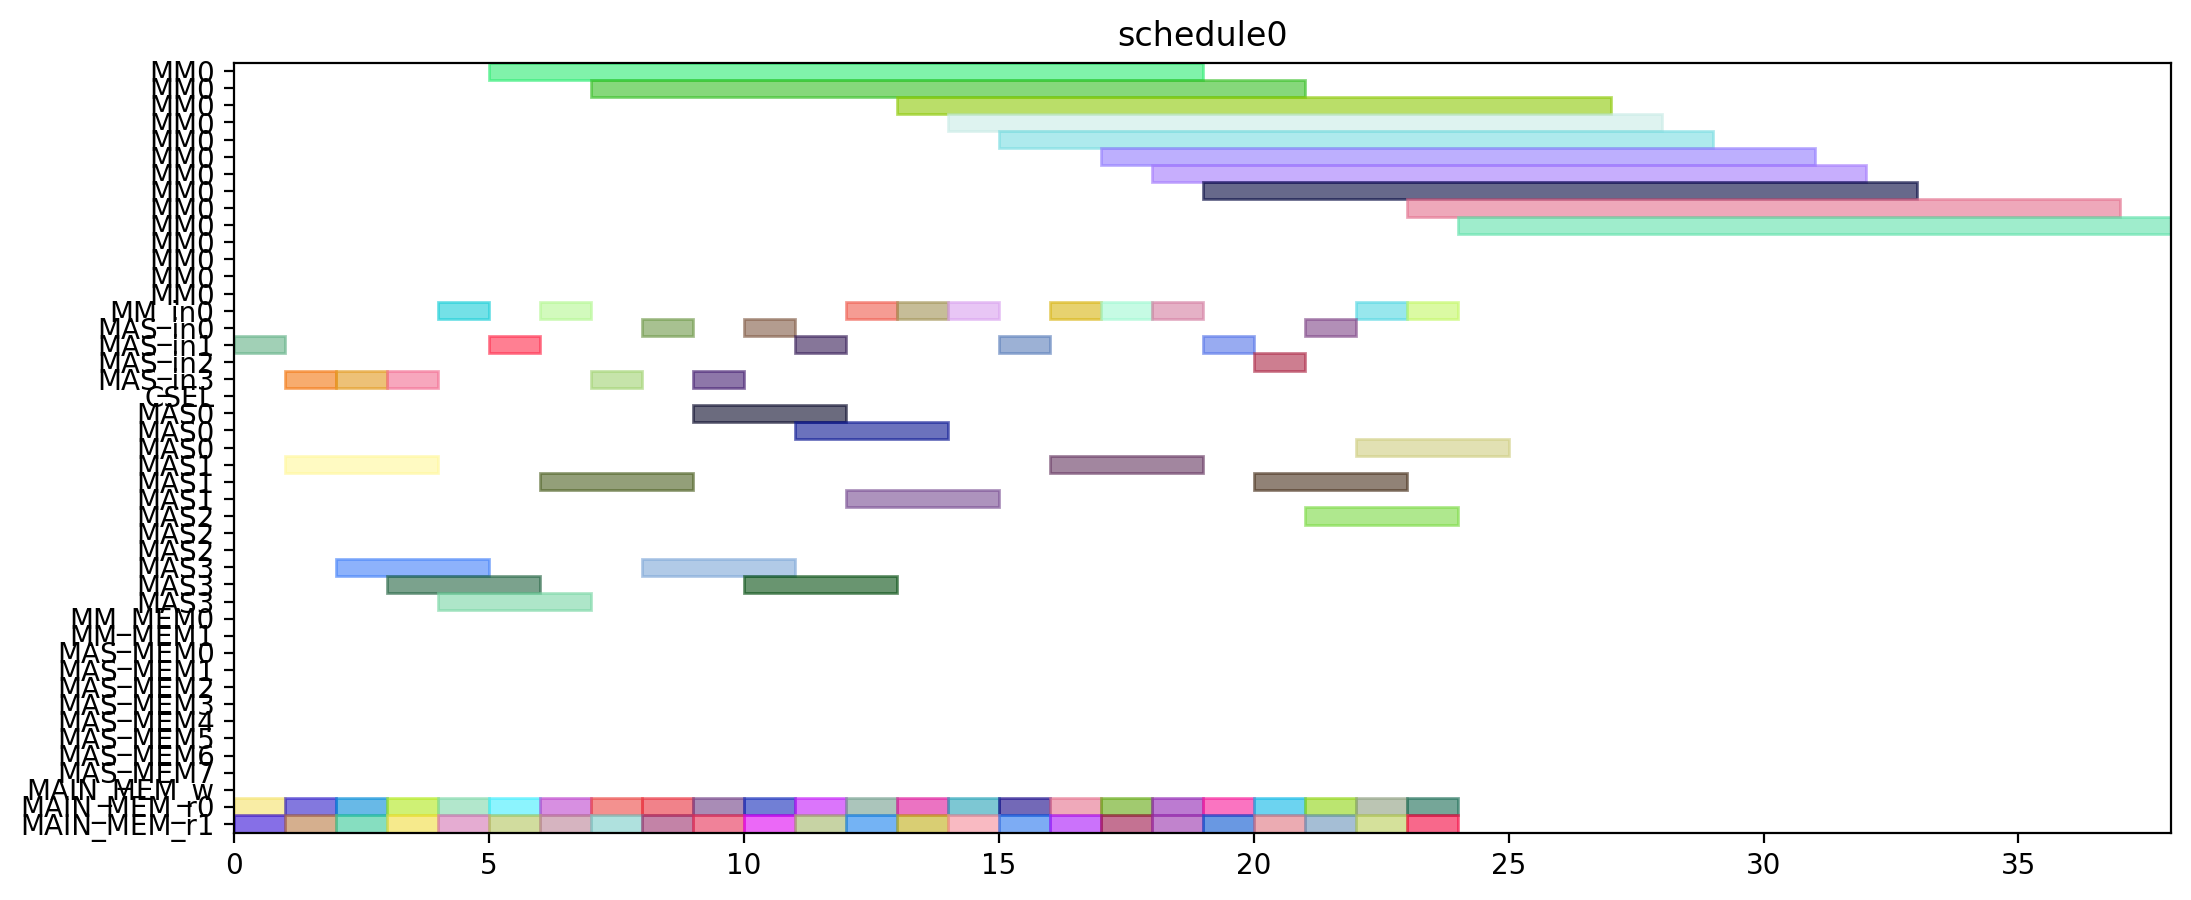

This chart was generated by the following Python code:
from pyschedule import Scenario, solvers, plotters, alt


def solve():
	horizon = 120
	S = Scenario("schedule0", horizon=horizon)

	# resource
	MM = S.Resources('MM', num=1, size=14)
	MM_in = S.Resources('MM_in', num=1)
	MAS_in = S.Resources('MAS_in', num=4)
	CSEL = S.Resource('CSEL')
	MAS = S.Resources('MAS', num=4, size=3, periods=range(1, horizon))
	MM_MEM = S.Resources('MM_MEM', num=2)
	MAS_MEM = S.Resources('MAS_MEM', num=8)
	MAIN_MEM_w = S.Resource('MAIN_MEM_w', size=1)
	MAIN_MEM_r = S.Resources('MAIN_MEM_r', num=2)

	# result of previous scheduling

	# new tasks
	t0_t0 = S.Task('t0_t0', length=3, delay_cost=1)
	t0_t0 += alt(MAS)
	t0_t0_in = S.Task('t0_t0_in', length=1, delay_cost=1)
	t0_t0_in += alt(MAS_in)
	S += t0_t0_in*MAS_in[0]<=t0_t0*MAS[0]

	S += t0_t0_in*MAS_in[1]<=t0_t0*MAS[1]

	S += t0_t0_in*MAS_in[2]<=t0_t0*MAS[2]

	S += t0_t0_in*MAS_in[3]<=t0_t0*MAS[3]

	t0_t0_mem0 = S.Task('t0_t0_mem0', length=1, delay_cost=1)
	t0_t0_mem0 += MAIN_MEM_r[0]
	S += t0_t0_mem0 <= t0_t0

	t0_t0_mem1 = S.Task('t0_t0_mem1', length=1, delay_cost=1)
	t0_t0_mem1 += MAIN_MEM_r[1]
	S += t0_t0_mem1 <= t0_t0

	t0_t1 = S.Task('t0_t1', length=3, delay_cost=1)
	t0_t1 += alt(MAS)
	t0_t1_in = S.Task('t0_t1_in', length=1, delay_cost=1)
	t0_t1_in += alt(MAS_in)
	S += t0_t1_in*MAS_in[0]<=t0_t1*MAS[0]

	S += t0_t1_in*MAS_in[1]<=t0_t1*MAS[1]

	S += t0_t1_in*MAS_in[2]<=t0_t1*MAS[2]

	S += t0_t1_in*MAS_in[3]<=t0_t1*MAS[3]

	t0_t1_mem0 = S.Task('t0_t1_mem0', length=1, delay_cost=1)
	t0_t1_mem0 += MAIN_MEM_r[0]
	S += t0_t1_mem0 <= t0_t1

	t0_t1_mem1 = S.Task('t0_t1_mem1', length=1, delay_cost=1)
	t0_t1_mem1 += MAIN_MEM_r[1]
	S += t0_t1_mem1 <= t0_t1

	t0_t3 = S.Task('t0_t3', length=14, delay_cost=1)
	t0_t3 += alt(MM)
	t0_t3_in = S.Task('t0_t3_in', length=1, delay_cost=1)
	t0_t3_in += alt(MM_in)
	S += t0_t3_in*MM_in[0]<=t0_t3*MM[0]
	t0_t3_mem0 = S.Task('t0_t3_mem0', length=1, delay_cost=1)
	t0_t3_mem0 += MAIN_MEM_r[0]
	S += t0_t3_mem0 <= t0_t3

	t0_t3_mem1 = S.Task('t0_t3_mem1', length=1, delay_cost=1)
	t0_t3_mem1 += MAIN_MEM_r[1]
	S += t0_t3_mem1 <= t0_t3

	t10 = S.Task('t10', length=3, delay_cost=1)
	t10 += alt(MAS)
	t10_in = S.Task('t10_in', length=1, delay_cost=1)
	t10_in += alt(MAS_in)
	S += t10_in*MAS_in[0]<=t10*MAS[0]

	S += t10_in*MAS_in[1]<=t10*MAS[1]

	S += t10_in*MAS_in[2]<=t10*MAS[2]

	S += t10_in*MAS_in[3]<=t10*MAS[3]

	t10_mem0 = S.Task('t10_mem0', length=1, delay_cost=1)
	t10_mem0 += MAIN_MEM_r[0]
	S += t10_mem0 <= t10

	t10_mem1 = S.Task('t10_mem1', length=1, delay_cost=1)
	t10_mem1 += MAIN_MEM_r[1]
	S += t10_mem1 <= t10

	t11 = S.Task('t11', length=3, delay_cost=1)
	t11 += alt(MAS)
	t11_in = S.Task('t11_in', length=1, delay_cost=1)
	t11_in += alt(MAS_in)
	S += t11_in*MAS_in[0]<=t11*MAS[0]

	S += t11_in*MAS_in[1]<=t11*MAS[1]

	S += t11_in*MAS_in[2]<=t11*MAS[2]

	S += t11_in*MAS_in[3]<=t11*MAS[3]

	t11_mem0 = S.Task('t11_mem0', length=1, delay_cost=1)
	t11_mem0 += MAIN_MEM_r[0]
	S += t11_mem0 <= t11

	t11_mem1 = S.Task('t11_mem1', length=1, delay_cost=1)
	t11_mem1 += MAIN_MEM_r[1]
	S += t11_mem1 <= t11

	t3_t0 = S.Task('t3_t0', length=14, delay_cost=1)
	t3_t0 += alt(MM)
	t3_t0_in = S.Task('t3_t0_in', length=1, delay_cost=1)
	t3_t0_in += alt(MM_in)
	S += t3_t0_in*MM_in[0]<=t3_t0*MM[0]
	t3_t0_mem0 = S.Task('t3_t0_mem0', length=1, delay_cost=1)
	t3_t0_mem0 += MAIN_MEM_r[0]
	S += t3_t0_mem0 <= t3_t0

	t3_t0_mem1 = S.Task('t3_t0_mem1', length=1, delay_cost=1)
	t3_t0_mem1 += MAIN_MEM_r[1]
	S += t3_t0_mem1 <= t3_t0

	t3_t1 = S.Task('t3_t1', length=14, delay_cost=1)
	t3_t1 += alt(MM)
	t3_t1_in = S.Task('t3_t1_in', length=1, delay_cost=1)
	t3_t1_in += alt(MM_in)
	S += t3_t1_in*MM_in[0]<=t3_t1*MM[0]
	t3_t1_mem0 = S.Task('t3_t1_mem0', length=1, delay_cost=1)
	t3_t1_mem0 += MAIN_MEM_r[0]
	S += t3_t1_mem0 <= t3_t1

	t3_t1_mem1 = S.Task('t3_t1_mem1', length=1, delay_cost=1)
	t3_t1_mem1 += MAIN_MEM_r[1]
	S += t3_t1_mem1 <= t3_t1

	t3_t2 = S.Task('t3_t2', length=3, delay_cost=1)
	t3_t2 += alt(MAS)
	t3_t2_in = S.Task('t3_t2_in', length=1, delay_cost=1)
	t3_t2_in += alt(MAS_in)
	S += t3_t2_in*MAS_in[0]<=t3_t2*MAS[0]

	S += t3_t2_in*MAS_in[1]<=t3_t2*MAS[1]

	S += t3_t2_in*MAS_in[2]<=t3_t2*MAS[2]

	S += t3_t2_in*MAS_in[3]<=t3_t2*MAS[3]

	t3_t2_mem0 = S.Task('t3_t2_mem0', length=1, delay_cost=1)
	t3_t2_mem0 += MAIN_MEM_r[0]
	S += t3_t2_mem0 <= t3_t2

	t3_t2_mem1 = S.Task('t3_t2_mem1', length=1, delay_cost=1)
	t3_t2_mem1 += MAIN_MEM_r[1]
	S += t3_t2_mem1 <= t3_t2

	t3_t3 = S.Task('t3_t3', length=3, delay_cost=1)
	t3_t3 += alt(MAS)
	t3_t3_in = S.Task('t3_t3_in', length=1, delay_cost=1)
	t3_t3_in += alt(MAS_in)
	S += t3_t3_in*MAS_in[0]<=t3_t3*MAS[0]

	S += t3_t3_in*MAS_in[1]<=t3_t3*MAS[1]

	S += t3_t3_in*MAS_in[2]<=t3_t3*MAS[2]

	S += t3_t3_in*MAS_in[3]<=t3_t3*MAS[3]

	t3_t3_mem0 = S.Task('t3_t3_mem0', length=1, delay_cost=1)
	t3_t3_mem0 += MAIN_MEM_r[0]
	S += t3_t3_mem0 <= t3_t3

	t3_t3_mem1 = S.Task('t3_t3_mem1', length=1, delay_cost=1)
	t3_t3_mem1 += MAIN_MEM_r[1]
	S += t3_t3_mem1 <= t3_t3

	t4_t0 = S.Task('t4_t0', length=3, delay_cost=1)
	t4_t0 += alt(MAS)
	t4_t0_in = S.Task('t4_t0_in', length=1, delay_cost=1)
	t4_t0_in += alt(MAS_in)
	S += t4_t0_in*MAS_in[0]<=t4_t0*MAS[0]

	S += t4_t0_in*MAS_in[1]<=t4_t0*MAS[1]

	S += t4_t0_in*MAS_in[2]<=t4_t0*MAS[2]

	S += t4_t0_in*MAS_in[3]<=t4_t0*MAS[3]

	t4_t0_mem0 = S.Task('t4_t0_mem0', length=1, delay_cost=1)
	t4_t0_mem0 += MAIN_MEM_r[0]
	S += t4_t0_mem0 <= t4_t0

	t4_t0_mem1 = S.Task('t4_t0_mem1', length=1, delay_cost=1)
	t4_t0_mem1 += MAIN_MEM_r[1]
	S += t4_t0_mem1 <= t4_t0

	t4_t1 = S.Task('t4_t1', length=3, delay_cost=1)
	t4_t1 += alt(MAS)
	t4_t1_in = S.Task('t4_t1_in', length=1, delay_cost=1)
	t4_t1_in += alt(MAS_in)
	S += t4_t1_in*MAS_in[0]<=t4_t1*MAS[0]

	S += t4_t1_in*MAS_in[1]<=t4_t1*MAS[1]

	S += t4_t1_in*MAS_in[2]<=t4_t1*MAS[2]

	S += t4_t1_in*MAS_in[3]<=t4_t1*MAS[3]

	t4_t1_mem0 = S.Task('t4_t1_mem0', length=1, delay_cost=1)
	t4_t1_mem0 += MAIN_MEM_r[0]
	S += t4_t1_mem0 <= t4_t1

	t4_t1_mem1 = S.Task('t4_t1_mem1', length=1, delay_cost=1)
	t4_t1_mem1 += MAIN_MEM_r[1]
	S += t4_t1_mem1 <= t4_t1

	t4_t3 = S.Task('t4_t3', length=14, delay_cost=1)
	t4_t3 += alt(MM)
	t4_t3_in = S.Task('t4_t3_in', length=1, delay_cost=1)
	t4_t3_in += alt(MM_in)
	S += t4_t3_in*MM_in[0]<=t4_t3*MM[0]
	t4_t3_mem0 = S.Task('t4_t3_mem0', length=1, delay_cost=1)
	t4_t3_mem0 += MAIN_MEM_r[0]
	S += t4_t3_mem0 <= t4_t3

	t4_t3_mem1 = S.Task('t4_t3_mem1', length=1, delay_cost=1)
	t4_t3_mem1 += MAIN_MEM_r[1]
	S += t4_t3_mem1 <= t4_t3

	t5_t0 = S.Task('t5_t0', length=14, delay_cost=1)
	t5_t0 += alt(MM)
	t5_t0_in = S.Task('t5_t0_in', length=1, delay_cost=1)
	t5_t0_in += alt(MM_in)
	S += t5_t0_in*MM_in[0]<=t5_t0*MM[0]
	t5_t0_mem0 = S.Task('t5_t0_mem0', length=1, delay_cost=1)
	t5_t0_mem0 += MAIN_MEM_r[0]
	S += t5_t0_mem0 <= t5_t0

	t5_t0_mem1 = S.Task('t5_t0_mem1', length=1, delay_cost=1)
	t5_t0_mem1 += MAIN_MEM_r[1]
	S += t5_t0_mem1 <= t5_t0

	t5_t1 = S.Task('t5_t1', length=14, delay_cost=1)
	t5_t1 += alt(MM)
	t5_t1_in = S.Task('t5_t1_in', length=1, delay_cost=1)
	t5_t1_in += alt(MM_in)
	S += t5_t1_in*MM_in[0]<=t5_t1*MM[0]
	t5_t1_mem0 = S.Task('t5_t1_mem0', length=1, delay_cost=1)
	t5_t1_mem0 += MAIN_MEM_r[0]
	S += t5_t1_mem0 <= t5_t1

	t5_t1_mem1 = S.Task('t5_t1_mem1', length=1, delay_cost=1)
	t5_t1_mem1 += MAIN_MEM_r[1]
	S += t5_t1_mem1 <= t5_t1

	t5_t2 = S.Task('t5_t2', length=3, delay_cost=1)
	t5_t2 += alt(MAS)
	t5_t2_in = S.Task('t5_t2_in', length=1, delay_cost=1)
	t5_t2_in += alt(MAS_in)
	S += t5_t2_in*MAS_in[0]<=t5_t2*MAS[0]

	S += t5_t2_in*MAS_in[1]<=t5_t2*MAS[1]

	S += t5_t2_in*MAS_in[2]<=t5_t2*MAS[2]

	S += t5_t2_in*MAS_in[3]<=t5_t2*MAS[3]

	t5_t2_mem0 = S.Task('t5_t2_mem0', length=1, delay_cost=1)
	t5_t2_mem0 += MAIN_MEM_r[0]
	S += t5_t2_mem0 <= t5_t2

	t5_t2_mem1 = S.Task('t5_t2_mem1', length=1, delay_cost=1)
	t5_t2_mem1 += MAIN_MEM_r[1]
	S += t5_t2_mem1 <= t5_t2

	t5_t3 = S.Task('t5_t3', length=3, delay_cost=1)
	t5_t3 += alt(MAS)
	t5_t3_in = S.Task('t5_t3_in', length=1, delay_cost=1)
	t5_t3_in += alt(MAS_in)
	S += t5_t3_in*MAS_in[0]<=t5_t3*MAS[0]

	S += t5_t3_in*MAS_in[1]<=t5_t3*MAS[1]

	S += t5_t3_in*MAS_in[2]<=t5_t3*MAS[2]

	S += t5_t3_in*MAS_in[3]<=t5_t3*MAS[3]

	t5_t3_mem0 = S.Task('t5_t3_mem0', length=1, delay_cost=1)
	t5_t3_mem0 += MAIN_MEM_r[0]
	S += t5_t3_mem0 <= t5_t3

	t5_t3_mem1 = S.Task('t5_t3_mem1', length=1, delay_cost=1)
	t5_t3_mem1 += MAIN_MEM_r[1]
	S += t5_t3_mem1 <= t5_t3

	t6_t0 = S.Task('t6_t0', length=14, delay_cost=1)
	t6_t0 += alt(MM)
	t6_t0_in = S.Task('t6_t0_in', length=1, delay_cost=1)
	t6_t0_in += alt(MM_in)
	S += t6_t0_in*MM_in[0]<=t6_t0*MM[0]
	t6_t0_mem0 = S.Task('t6_t0_mem0', length=1, delay_cost=1)
	t6_t0_mem0 += MAIN_MEM_r[0]
	S += t6_t0_mem0 <= t6_t0

	t6_t0_mem1 = S.Task('t6_t0_mem1', length=1, delay_cost=1)
	t6_t0_mem1 += MAIN_MEM_r[1]
	S += t6_t0_mem1 <= t6_t0

	t6_t1 = S.Task('t6_t1', length=14, delay_cost=1)
	t6_t1 += alt(MM)
	t6_t1_in = S.Task('t6_t1_in', length=1, delay_cost=1)
	t6_t1_in += alt(MM_in)
	S += t6_t1_in*MM_in[0]<=t6_t1*MM[0]
	t6_t1_mem0 = S.Task('t6_t1_mem0', length=1, delay_cost=1)
	t6_t1_mem0 += MAIN_MEM_r[0]
	S += t6_t1_mem0 <= t6_t1

	t6_t1_mem1 = S.Task('t6_t1_mem1', length=1, delay_cost=1)
	t6_t1_mem1 += MAIN_MEM_r[1]
	S += t6_t1_mem1 <= t6_t1

	t6_t2 = S.Task('t6_t2', length=3, delay_cost=1)
	t6_t2 += alt(MAS)
	t6_t2_in = S.Task('t6_t2_in', length=1, delay_cost=1)
	t6_t2_in += alt(MAS_in)
	S += t6_t2_in*MAS_in[0]<=t6_t2*MAS[0]

	S += t6_t2_in*MAS_in[1]<=t6_t2*MAS[1]

	S += t6_t2_in*MAS_in[2]<=t6_t2*MAS[2]

	S += t6_t2_in*MAS_in[3]<=t6_t2*MAS[3]

	t6_t2_mem0 = S.Task('t6_t2_mem0', length=1, delay_cost=1)
	t6_t2_mem0 += MAIN_MEM_r[0]
	S += t6_t2_mem0 <= t6_t2

	t6_t2_mem1 = S.Task('t6_t2_mem1', length=1, delay_cost=1)
	t6_t2_mem1 += MAIN_MEM_r[1]
	S += t6_t2_mem1 <= t6_t2

	t6_t3 = S.Task('t6_t3', length=3, delay_cost=1)
	t6_t3 += alt(MAS)
	t6_t3_in = S.Task('t6_t3_in', length=1, delay_cost=1)
	t6_t3_in += alt(MAS_in)
	S += t6_t3_in*MAS_in[0]<=t6_t3*MAS[0]

	S += t6_t3_in*MAS_in[1]<=t6_t3*MAS[1]

	S += t6_t3_in*MAS_in[2]<=t6_t3*MAS[2]

	S += t6_t3_in*MAS_in[3]<=t6_t3*MAS[3]

	t6_t3_mem0 = S.Task('t6_t3_mem0', length=1, delay_cost=1)
	t6_t3_mem0 += MAIN_MEM_r[0]
	S += t6_t3_mem0 <= t6_t3

	t6_t3_mem1 = S.Task('t6_t3_mem1', length=1, delay_cost=1)
	t6_t3_mem1 += MAIN_MEM_r[1]
	S += t6_t3_mem1 <= t6_t3

	t7_t0 = S.Task('t7_t0', length=14, delay_cost=1)
	t7_t0 += alt(MM)
	t7_t0_in = S.Task('t7_t0_in', length=1, delay_cost=1)
	t7_t0_in += alt(MM_in)
	S += t7_t0_in*MM_in[0]<=t7_t0*MM[0]
	t7_t0_mem0 = S.Task('t7_t0_mem0', length=1, delay_cost=1)
	t7_t0_mem0 += MAIN_MEM_r[0]
	S += t7_t0_mem0 <= t7_t0

	t7_t0_mem1 = S.Task('t7_t0_mem1', length=1, delay_cost=1)
	t7_t0_mem1 += MAIN_MEM_r[1]
	S += t7_t0_mem1 <= t7_t0

	t7_t1 = S.Task('t7_t1', length=14, delay_cost=1)
	t7_t1 += alt(MM)
	t7_t1_in = S.Task('t7_t1_in', length=1, delay_cost=1)
	t7_t1_in += alt(MM_in)
	S += t7_t1_in*MM_in[0]<=t7_t1*MM[0]
	t7_t1_mem0 = S.Task('t7_t1_mem0', length=1, delay_cost=1)
	t7_t1_mem0 += MAIN_MEM_r[0]
	S += t7_t1_mem0 <= t7_t1

	t7_t1_mem1 = S.Task('t7_t1_mem1', length=1, delay_cost=1)
	t7_t1_mem1 += MAIN_MEM_r[1]
	S += t7_t1_mem1 <= t7_t1

	t7_t2 = S.Task('t7_t2', length=3, delay_cost=1)
	t7_t2 += alt(MAS)
	t7_t2_in = S.Task('t7_t2_in', length=1, delay_cost=1)
	t7_t2_in += alt(MAS_in)
	S += t7_t2_in*MAS_in[0]<=t7_t2*MAS[0]

	S += t7_t2_in*MAS_in[1]<=t7_t2*MAS[1]

	S += t7_t2_in*MAS_in[2]<=t7_t2*MAS[2]

	S += t7_t2_in*MAS_in[3]<=t7_t2*MAS[3]

	t7_t2_mem0 = S.Task('t7_t2_mem0', length=1, delay_cost=1)
	t7_t2_mem0 += MAIN_MEM_r[0]
	S += t7_t2_mem0 <= t7_t2

	t7_t2_mem1 = S.Task('t7_t2_mem1', length=1, delay_cost=1)
	t7_t2_mem1 += MAIN_MEM_r[1]
	S += t7_t2_mem1 <= t7_t2

	t7_t3 = S.Task('t7_t3', length=3, delay_cost=1)
	t7_t3 += alt(MAS)
	t7_t3_in = S.Task('t7_t3_in', length=1, delay_cost=1)
	t7_t3_in += alt(MAS_in)
	S += t7_t3_in*MAS_in[0]<=t7_t3*MAS[0]

	S += t7_t3_in*MAS_in[1]<=t7_t3*MAS[1]

	S += t7_t3_in*MAS_in[2]<=t7_t3*MAS[2]

	S += t7_t3_in*MAS_in[3]<=t7_t3*MAS[3]

	t7_t3_mem0 = S.Task('t7_t3_mem0', length=1, delay_cost=1)
	t7_t3_mem0 += MAIN_MEM_r[0]
	S += t7_t3_mem0 <= t7_t3

	t7_t3_mem1 = S.Task('t7_t3_mem1', length=1, delay_cost=1)
	t7_t3_mem1 += MAIN_MEM_r[1]
	S += t7_t3_mem1 <= t7_t3

	solvers.mip.solve(S,msg=1,kind='CPLEX',ratio_gap=1.01)

	solution = [['hoge']*len(S.solution()[1]) for i in range(len(S.solution()))]
	for i in range(len(S.solution())):
		for j in range(len(S.solution()[i])):
			solution[i][j]=str(S.solution()[i][j])
	print(solution)

	cycles = int(solution[-1][3])

	pic_file_name = "/mnt/rose/usr1/fukuda/ABE/multiRAM_multiMAS_16mux/scheduling_result/stage14MM1_stage3MAS4/SQR012345/schedule0.png"
	if(S.solution() != []):
		plotters.matplotlib.plot(S,img_filename=pic_file_name, show_task_labels=False, fig_size=(cycles*0.25+3, 5))

	return solution
